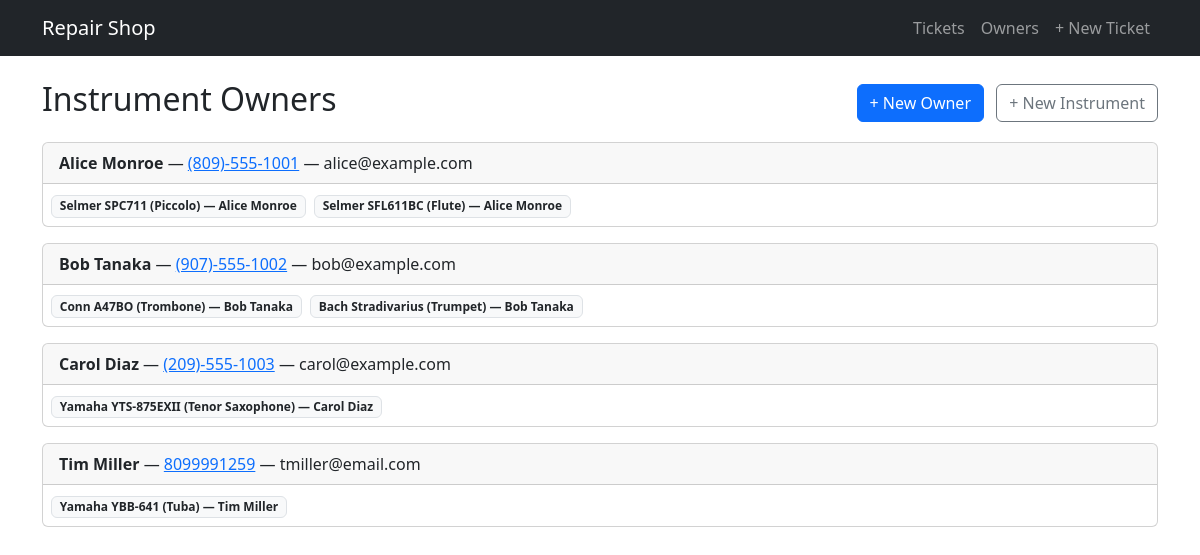
The app's page /owners/ with its own data.
### repairs/models.py (models this page shows)
class Owner(models.Model):
    name = models.CharField(max_length=200)
    phone = models.CharField(max_length=20, blank=True)
    email = models.EmailField(blank=True)
    def __str__(self):
        return self.name

class Instrument(models.Model):
    owner = models.ForeignKey(Owner, on_delete=models.CASCADE, related_name='instruments')
    instrument_type = models.CharField(max_length=100)
    make = models.CharField(max_length=100, blank=True)
    model = models.CharField(max_length=100, blank=True)
    serial_number = models.CharField(max_length=100, blank=True)
    def __str__(self):
        return f"{self.make} {self.model} ({self.instrument_type}) — {self.owner}"

### repairs/views.py (the view)
# urls.py: path('owners/', views.owner_list, name='owner_list'),
def owner_list(request):
    owners = Owner.objects.prefetch_related('instruments')
    return render(request, 'repairs/owner_list.html', {'owners': owners})

### repairs/templates/repairs/owner_list.html (shortened to what this page needs)
{% extends "repairs/base.html" %}
{% block content %}
<div class="d-flex justify-content-between align-items-center mb-3">
  <h2>Instrument Owners</h2>
  <div>
    <a href="{% url 'owner_create' %}" class="btn btn-primary me-2">+ New Owner</a>
    <a href="{% url 'instrument_create' %}" class="btn btn-outline-secondary">+ New Instrument</a>
  </div>
</div>
{% for owner in owners %}
<div class="card mb-3">
  <div class="card-header">
    <strong>{{ owner.name }}</strong>
    {% if owner.phone %} &mdash; <a href="tel: {{owner.phone }}">{{owner.phone}}</a>{% endif %}
    {% if owner.email %} &mdash; {{ owner.email }}{% endif %}
  </div>
  <div class="card-body p-2">
    {% for instrument in owner.instruments.all %}
    <span class="badge bg-light text-dark border me-1">{{ instrument }}</span>
    {% empty %}
    <span class="text-muted">No instruments</span>
    {% endfor %}
  </div>
</div>
{% empty %}
<p class="text-muted">No owners yet.</p>
{% endfor %}
{% endblock %}

### records on screen
Owner: name "Alice Monroe", phone "(809)-555-1001", email "alice@example.com"
Instrument: make+model+instrument_type "Selmer SPC711 (Piccolo) — Alice Monroe"
Instrument: make+model+instrument_type "Selmer SFL611BC (Flute) — Alice Monroe"
Owner: name "Bob Tanaka", phone "(907)-555-1002", email "bob@example.com"
Instrument: make+model+instrument_type "Conn A47BO (Trombone) — Bob Tanaka"
Instrument: make+model+instrument_type "Bach Stradivarius (Trumpet) — Bob Tanaka"
Owner: name "Carol Diaz", phone "(209)-555-1003", email "carol@example.com"
Instrument: make+model+instrument_type "Yamaha YTS-875EXII (Tenor Saxophone) — Carol Diaz"
Owner: name "Tim Miller", phone "8099991259", email "tmiller@email.com"
Instrument: make+model+instrument_type "Yamaha YBB-641 (Tuba) — Tim Miller"
